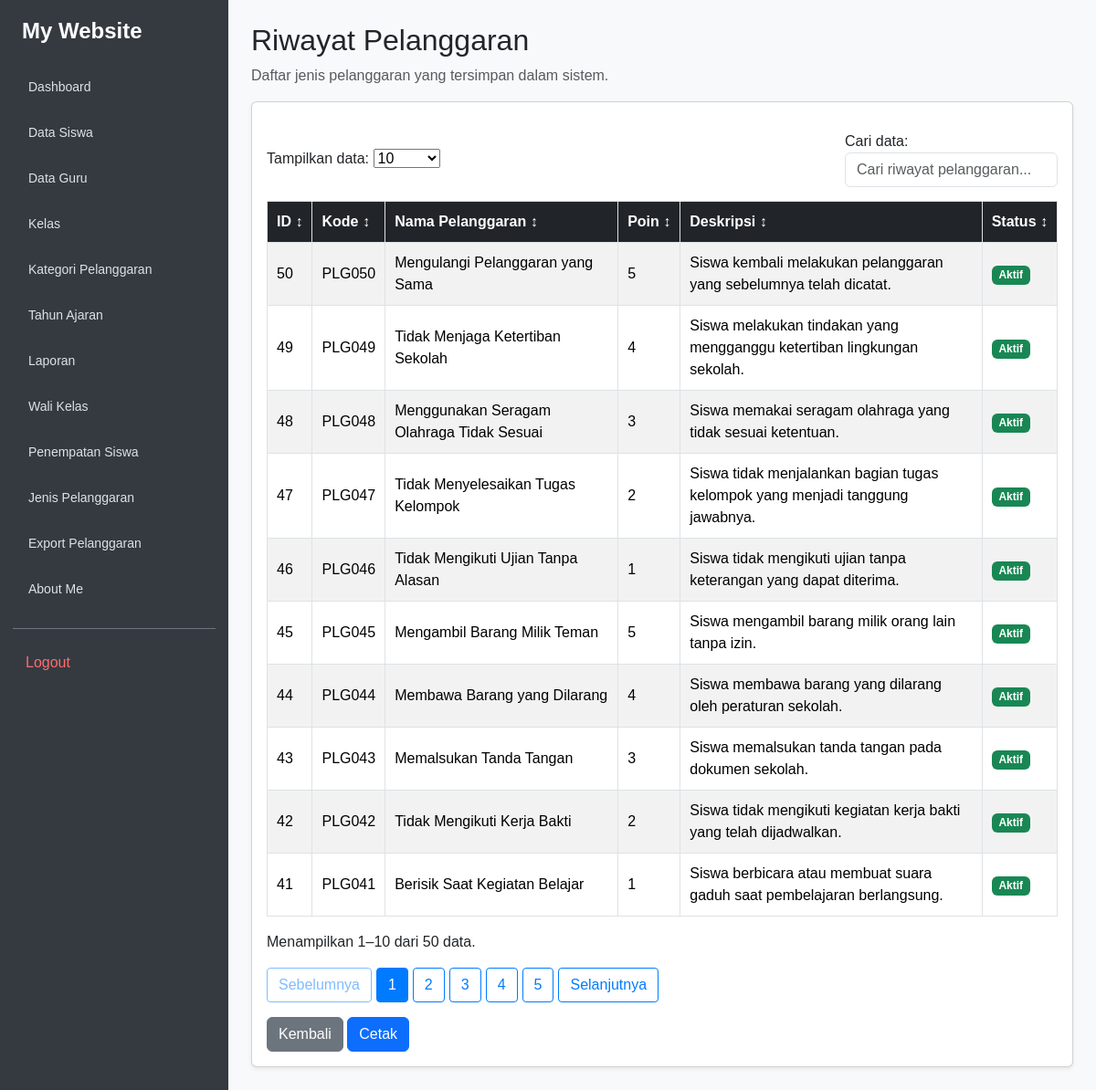
Page /riwayat.php (signed in) on the committed database.
### tables this page shows
CREATE TABLE `t_pelanggaran` (
  `id` int(11) NOT NULL,
  `pelanggaran_kategori_id` int(11) NOT NULL,
  `kode` varchar(30) NOT NULL,
  `nama` varchar(150) NOT NULL,
  `poin` int(11) NOT NULL,
  `deskripsi` text NOT NULL,
  `status_aktif` tinyint(1) NOT NULL,
  `created_at` timestamp NOT NULL DEFAULT current_timestamp(),
  `updated_at` timestamp NOT NULL DEFAULT current_timestamp()
);

### riwayat.php (the view, shortened to what this page needs)
<?php
include 'config/koneksi.php';
$sql = "SELECT id, kode, nama, poin, deskripsi, status_aktif
        FROM t_pelanggaran
        ORDER BY id DESC";
$query = mysqli_query($koneksi, $sql);
?>
<!DOCTYPE html>
<html lang="id">
<head>
    <link href="https://cdn.jsdelivr.net/npm/bootstrap@5.3.8/dist/css/bootstrap.min.css" rel="stylesheet">
</head>
<body>
<?php include 'includes/sidebar.php'; ?>
<main class="main-content">
    <div class="d-flex justify-content-between align-items-center flex-wrap">
        <div>
            <h2>Riwayat Pelanggaran</h2>
            <p class="text-muted">
                Daftar jenis pelanggaran yang tersimpan dalam sistem.
            </p>
        </div>
    </div>
    <div class="card shadow-sm">
        <div class="card-body">
            <div class="kontrol-tabel">
                <div>
                    <label for="jumlahBaris">
                        Tampilkan data:
                    </label>
                    <select id="jumlahBaris">
                        <option value="10" selected>10</option>
                    </select>
                </div>
                <div>
                    <label for="cariTabel">
                        Cari data:
                    </label>
                    <input
                        type="search"
                        id="cariTabel"
                        class="form-control"
                        placeholder="Cari riwayat pelanggaran..."
                    >
                </div>
            </div>
            <div class="tabel-wrapper">
                <table id="tabelRiwayat"
                       class="table table-bordered table-striped">
                    <thead>
                        <tr>
                            <th data-sort="number">ID ↕</th>
                            <th data-sort="text">Kode ↕</th>
                            <th data-sort="text">Nama Pelanggaran ↕</th>
                            <th data-sort="number">Poin ↕</th>
                            <th data-sort="text">Deskripsi ↕</th>
                            <th data-sort="text">Status ↕</th>
                        </tr>
                    </thead>
                    <tbody>
                    <?php if (mysqli_num_rows($query) > 0) { ?>
                        <?php while ($row = mysqli_fetch_assoc($query)) { ?>
                        <tr>
                            <td><?= (int) $row['id']; ?></td>
                            <td>
                                <?= htmlspecialchars($row['kode'] ?? '-'); ?>
                            </td>
                            <td>
                                <?= htmlspecialchars($row['nama'] ?? '-'); ?>
                            </td>
                            <td>
                                <?= (int) $row['poin']; ?>
                            </td>
                            <td>
                                <?= htmlspecialchars($row['deskripsi'] ?? '-'); ?>
                            </td>
                            <td>
                                <?php if ((int) $row['status_aktif'] === 1) { ?>
                                    <span class="badge bg-success">
                                        Aktif
                                    </span>
                                <?php } else { ?>
                                    <span class="badge bg-secondary">
                                        Tidak Aktif
                                    </span>
                                <?php } ?>
                            </td>
                        </tr>
                        <?php } ?>
                    <?php } ?>
                    </tbody>
                </table>
            </div>
            <p id="infoTabel" class="mt-3"></p>
            <div id="paginationTabel" class="pagination-area"></div>
            <div class="tombol-aksi mt-3">
                <a href="dashboard.php" class="btn btn-secondary">
                    Kembali
                </a>
                <button
                    type="button"
                    onclick="window.print()"
                    class="btn btn-primary">
                    Cetak
                </button>
            </div>
        </div>
    </div>
</main>
</body>
</html>

### includes/sidebar.css (style rules this page uses)
body { background: #f8f9fa; margin: 0; }
.main-content { margin-left: 250px; padding: 25px; min-width: 0; box-sizing: border-box; }

### riwayat.php (style rules this page uses)
body { background: #f8f9fa; margin: 0; font-family: Arial, sans-serif; }
.main-content { margin-left: 250px; padding: 25px; min-width: 0; }
.tabel-wrapper { width: 100%; overflow-x: auto; background: white; }
#tabelRiwayat { width: 100%; margin-bottom: 0; }
#tabelRiwayat th { background: #212529; color: white; white-space: nowrap; cursor: pointer; }
#tabelRiwayat th, #tabelRiwayat td { padding: 10px; vertical-align: middle; }
.kontrol-tabel { display: flex; justify-content: space-between; align-items: center; gap: 10px; flex-wrap: wrap; margin: 15px 0; }
.kontrol-tabel input { max-width: 350px; }
.pagination-area { display: flex; gap: 5px; flex-wrap: wrap; margin: 15px 0; }

### rows in the picture
t_pelanggaran: id "50", kode "PLG050", nama "Mengulangi Pelanggaran yang Sama", poin "5", deskripsi "Siswa kembali melakukan pelanggaran yang sebelumnya telah dicatat.", status_aktif "Aktif"
t_pelanggaran: id "49", kode "PLG049", nama "Tidak Menjaga Ketertiban Sekolah", poin "4", deskripsi "Siswa melakukan tindakan yang mengganggu ketertiban lingkungan sekolah.", status_aktif "Aktif"
t_pelanggaran: id "48", kode "PLG048", nama "Menggunakan Seragam Olahraga Tidak Sesuai", poin "3", deskripsi "Siswa memakai seragam olahraga yang tidak sesuai ketentuan.", status_aktif "Aktif"
t_pelanggaran: id "47", kode "PLG047", nama "Tidak Menyelesaikan Tugas Kelompok", poin "2", deskripsi "Siswa tidak menjalankan bagian tugas kelompok yang menjadi tanggung jawabnya.", status_aktif "Aktif"
t_pelanggaran: id "46", kode "PLG046", nama "Tidak Mengikuti Ujian Tanpa Alasan", poin "1", deskripsi "Siswa tidak mengikuti ujian tanpa keterangan yang dapat diterima.", status_aktif "Aktif"
t_pelanggaran: id "45", kode "PLG045", nama "Mengambil Barang Milik Teman", poin "5", deskripsi "Siswa mengambil barang milik orang lain tanpa izin.", status_aktif "Aktif"
t_pelanggaran: id "44", kode "PLG044", nama "Membawa Barang yang Dilarang", poin "4", deskripsi "Siswa membawa barang yang dilarang oleh peraturan sekolah.", status_aktif "Aktif"
t_pelanggaran: id "43", kode "PLG043", nama "Memalsukan Tanda Tangan", poin "3", deskripsi "Siswa memalsukan tanda tangan pada dokumen sekolah.", status_aktif "Aktif"
t_pelanggaran: id "42", kode "PLG042", nama "Tidak Mengikuti Kerja Bakti", poin "2", deskripsi "Siswa tidak mengikuti kegiatan kerja bakti yang telah dijadwalkan.", status_aktif "Aktif"
t_pelanggaran: id "41", kode "PLG041", nama "Berisik Saat Kegiatan Belajar", poin "1", deskripsi "Siswa berbicara atau membuat suara gaduh saat pembelajaran berlangsung.", status_aktif "Aktif"

### other values in the picture
$item[0] "Dashboard"
$item[0] "Data Siswa"
$item[0] "Data Guru"
$item[0] "Kelas"
$item[0] "Kategori Pelanggaran"
$item[0] "Tahun Ajaran"
$item[0] "Laporan"
$item[0] "Wali Kelas"
$item[0] "Penempatan Siswa"
$item[0] "Jenis Pelanggaran"
$item[0] "Export Pelanggaran"
$item[0] "About Me"
